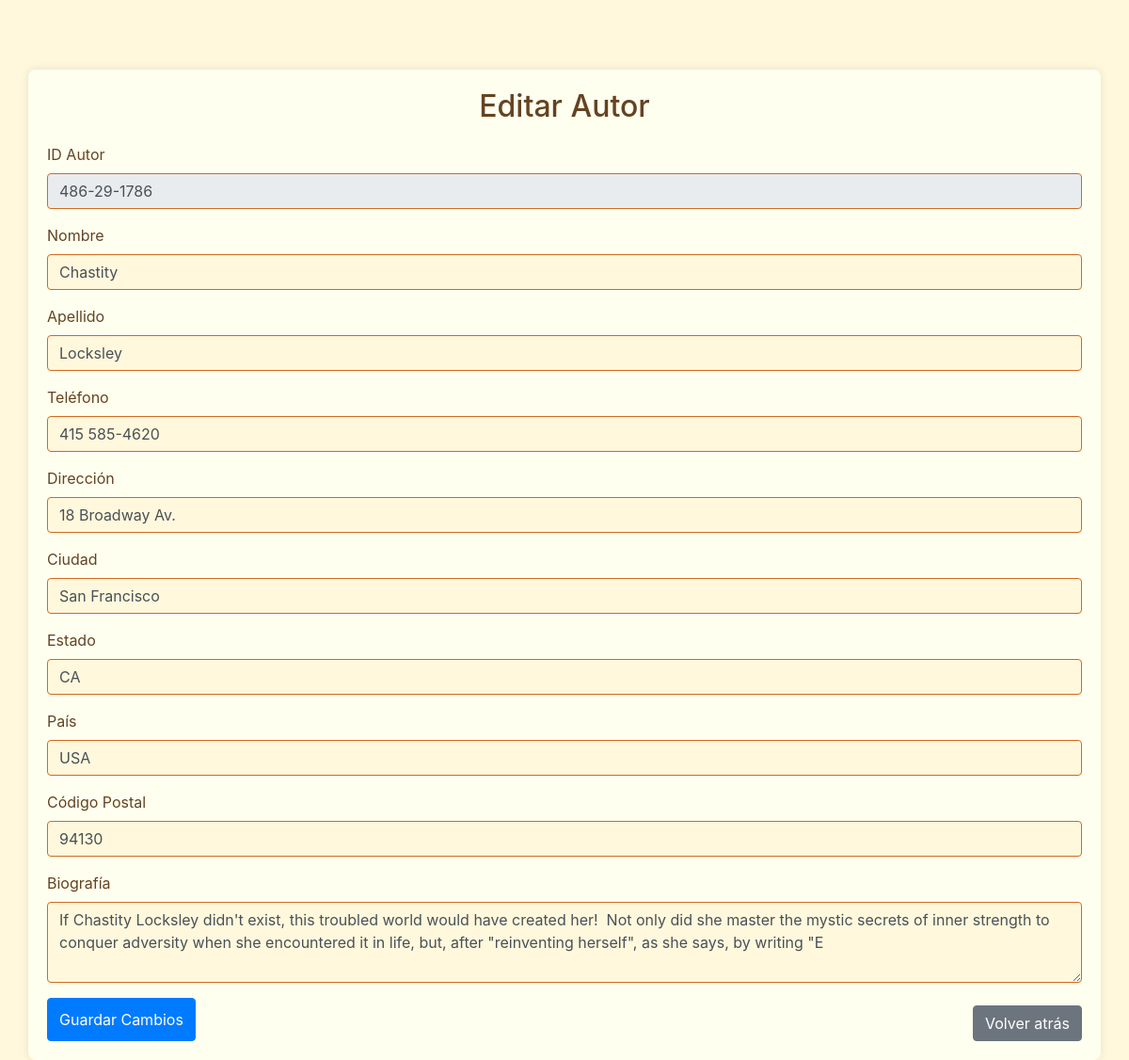
Screenshot of /autor/editar.php?id=486-29-1786 with the database file from the repository.
### tables this page shows
CREATE TABLE `autores` (
  `id_autor` varchar(11) NOT NULL,
  `apellido` varchar(15) NOT NULL,
  `nombre` varchar(15) NOT NULL,
  `telefono` varchar(12) NOT NULL,
  `direccion` varchar(20) NOT NULL,
  `ciudad` varchar(15) NOT NULL,
  `estado` varchar(2) NOT NULL,
  `pais` varchar(3) NOT NULL,
  `cod_postal` int(5) NOT NULL
);

CREATE TABLE `biografias` (
  `id_autor` varchar(11) NOT NULL,
  `biografia` varchar(255) NOT NULL
);

### autor/editar.php (the view, shortened to what this page needs)
<?php
include('../config.php');
if (isset($_GET['id'])) {
    $id_autor = $conn->real_escape_string($_GET['id']);
    $result = $conn->query("SELECT a.*, b.biografia
                            FROM autores a
                            LEFT JOIN biografias b ON a.id_autor = b.id_autor
                            WHERE a.id_autor = '$id_autor'");
    if ($result->num_rows > 0) {
        $autor = $result->fetch_assoc();
    } else {
        echo "Autor no encontrado.";
        exit;
    }
} else {
    echo "ID de autor no especificado.";
    exit;
}
?>
<!DOCTYPE html>
<html lang="en">
<head>
    <link href="https://maxcdn.bootstrapcdn.com/bootstrap/4.0.0/css/bootstrap.min.css" rel="stylesheet">
    <link href="../css/style.css" rel="stylesheet">
</head>
<body>
<div class="container mt-4">
    <h2 class="text-center">Editar Autor</h2>
    <form action="editar.php?id=<?php echo $autor['id_autor']; ?>" method="post">
        <div class="form-group">
            <label for="id_autor">ID Autor</label>
            <input type="text" class="form-control" id="id_autor" name="id_autor" value="<?php echo $autor['id_autor']; ?>" readonly>
        </div>
        <div class="form-group">
            <label for="nombre">Nombre</label>
            <input type="text" class="form-control" id="nombre" name="nombre" value="<?php echo $autor['nombre']; ?>" required>
        </div>
        <div class="form-group">
            <label for="apellido">Apellido</label>
            <input type="text" class="form-control" id="apellido" name="apellido" value="<?php echo $autor['apellido']; ?>" required>
        </div>
        <div class="form-group">
            <label for="telefono">Teléfono</label>
            <input type="text" class="form-control" id="telefono" name="telefono" value="<?php echo $autor['telefono']; ?>" required>
        </div>
        <div class="form-group">
            <label for="direccion">Dirección</label>
            <input type="text" class="form-control" id="direccion" name="direccion" value="<?php echo $autor['direccion']; ?>" required>
        </div>
        <div class="form-group">
            <label for="ciudad">Ciudad</label>
            <input type="text" class="form-control" id="ciudad" name="ciudad" value="<?php echo $autor['ciudad']; ?>" required>
        </div>
        <div class="form-group">
            <label for="estado">Estado</label>
            <input type="text" class="form-control" id="estado" name="estado" value="<?php echo $autor['estado']; ?>" required>
        </div>
        <div class="form-group">
            <label for="pais">País</label>
            <input type="text" class="form-control" id="pais" name="pais" value="<?php echo $autor['pais']; ?>" required>
        </div>
        <div class="form-group">
            <label for="cod_postal">Código Postal</label>
            <input type="number" class="form-control" id="cod_postal" name="cod_postal" value="<?php echo $autor['cod_postal']; ?>" required>
        </div>
        <div class="form-group">
            <label for="biografia">Biografía</label>
            <textarea class="form-control" id="biografia" name="biografia" rows="3" required><?php echo $autor['biografia']; ?></textarea>
        </div>
        <div class="d-flex justify-content-between">
            <button type="submit" class="btn btn-primary">Guardar Cambios</button>
            <a href="listar.php" class="btn btn-secondary mt-2">Volver atrás</a>
        </div>
    </form>
</div>
</body>
</html>

### css/style.css (style rules this page uses)
body { background-color: #FFF8DC; color: #654321; padding-top: 50px; }
.container { background-color: #FFFFF0; padding: 20px; border-radius: 8px; box-shadow: 0 0 10px rgba(0, 0, 0, 0.1); }
form { margin-top: 20px; }
.form-group label { color: #654321; }
.form-control { border: 1px solid #D2691E; background-color: #FFF8DC; }

### rows the page displays
autores: id_autor "486-29-1786", nombre "Chastity", apellido "Locksley", telefono "415 585-4620", direccion "18 Broadway Av.", ciudad "San Francisco", estado "CA", pais "USA", cod_postal "94130", biografia "If Chastity Locksley didn't exist, this troubled world would have created her! Not only did she master the mystic secrets of inner strength to conquer adversity when she encountered it in life, but, after \"reinventing herself\", as she says, by writing \"E"
